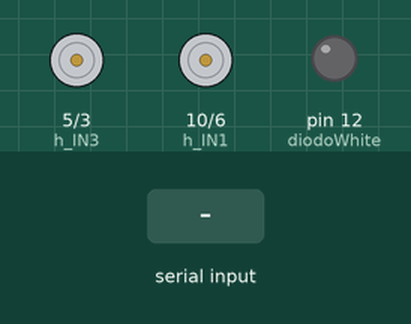
This sketch was run on a simulated Arduino Uno, built with avr-gcc and run on an emulated ATmega328P. Parts: motor-driver pin pairs drawn as motors (green arrow = first pin HIGH = forward, orange = second pin HIGH = backward, longer = more drive), output pins drawn as LEDs (lit = HIGH). The inputs (shaded band) are chosen by the test bench.

Above: at 1.2 s.
1.3 s: "A" received over Serial
At 1.7 s:
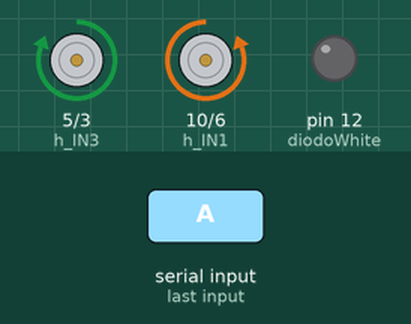
2.8 s: "R" received over Serial
At 4.0 s:
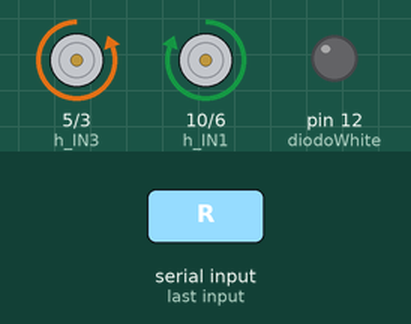
4.3 s: "I" received over Serial
At 5.2 s:
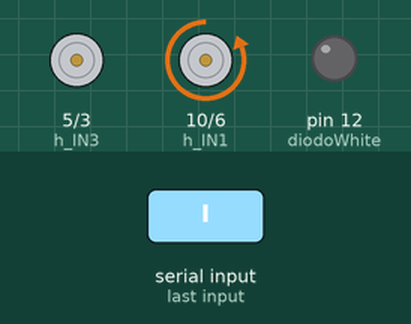
5.8 s: "D" received over Serial
At 6.3 s:
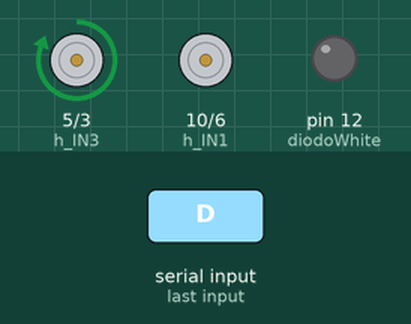
7.3 s: "2" received over Serial
At 8.5 s:
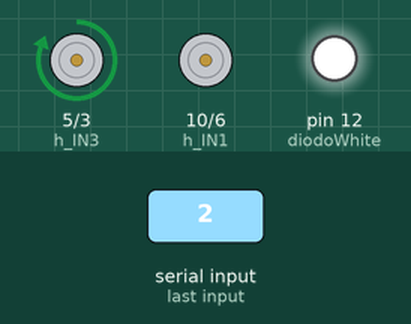
8.8 s: "S" received over Serial
At 9.8 s:
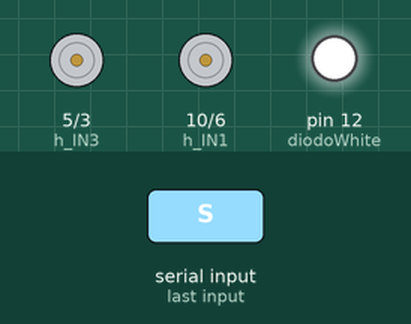
Timing chart, 0 to 11.3 s (numbered marks = the images above; inputs shaded):
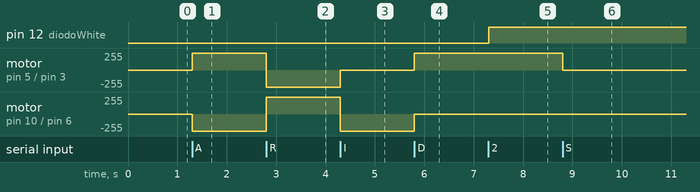

The sketch:

Codigo_Completo.ino
```cpp
/*
--Variables para el motor--
  >> H_IN1 y H_IN2 para el motor derecho
  >> H_IN3 y H_IN4 para el motor izquierdo
*/
int h_IN1 = 10;
int h_IN2 = 6;
int h_IN3 = 5;
int h_IN4 = 3;

/*--Variables para el sensor--*/
long distancia, tiempo;
int trigger = 8;
int echo = 9;

/*Variable para el Bluetooth*/
char estado = 'S';

/*Variables para los leds*/
int diodoWhite = 12;
//int diodoRed = ?;

void setup(){
  Serial.begin(9600);
  pinMode(h_IN1, OUTPUT);
  pinMode(h_IN2, OUTPUT);
  pinMode(h_IN3, OUTPUT);
  pinMode(h_IN4, OUTPUT);
  pinMode(trigger, OUTPUT);
  pinMode(echo, INPUT);
  //pinMode(diodoRed, OUTPUT);
  pinMode(diodoWhite, OUTPUT);
}

void loop(){
  bluetooth();
}

void adelante(){
  digitalWrite(h_IN1, LOW);
  digitalWrite(h_IN2, HIGH);
  digitalWrite(h_IN3, HIGH);
  digitalWrite(h_IN4, LOW);
  //digitalWrite(diodoRed, LOW);
}

void atras(){
  digitalWrite(h_IN1, HIGH);
  digitalWrite(h_IN2, LOW);
  digitalWrite(h_IN3, LOW);
  digitalWrite(h_IN4, HIGH);
  //digitalWrite(diodoRed, LOW);
}

void girarIzquierda(){
  digitalWrite(h_IN1, LOW);
  digitalWrite(h_IN2, HIGH);
  digitalWrite(h_IN3, LOW);
  digitalWrite(h_IN4, LOW);
  //digitalWrite(diodoRed, LOW);
}

void girarDerecha(){
  digitalWrite(h_IN1, LOW);
  digitalWrite(h_IN2, LOW);
  digitalWrite(h_IN3, HIGH);
  digitalWrite(h_IN4, LOW);
  //digitalWrite(diodoRed, LOW);
}

void parar(){
  digitalWrite(h_IN1, LOW);
  digitalWrite(h_IN2, LOW);
  digitalWrite(h_IN3, LOW);
  digitalWrite(h_IN4, LOW);
  //digitalWrite(diodoRed, HIGH);
}

void automatico(){
  digitalWrite(trigger, LOW);
  delayMicroseconds(6);
  digitalWrite(trigger, HIGH);
  delayMicroseconds(10);

  tiempo = pulseIn(echo, HIGH);
  distancia = (tiempo/2)/29; //Formula para la distancia en centimetros

  if(distancia <= 50 && distancia >= 2){
    parar();
    delay(1000);
    atras();
    delay(700);
    girarDerecha();
    delay(780);
    parar();
    delay(1000);
  }else{
    adelante();
  }
  delay(300);
}

void bluetooth(){
  if(Serial.available() > 0){
    estado = Serial.read();
  }

  if(estado == 'A'){
    adelante();
  }

  if(estado == 'R'){
    atras();
  }

  if(estado == 'I'){
    girarIzquierda();
  }

  if(estado == 'D'){
    girarDerecha();
  }

  if(estado == 'S'){
    parar();
  }

  if(estado == '1'){
    automatico();
  }
  if(estado == '2'){
    digitalWrite(diodoWhite, HIGH);
  }
  if(estado == '3'){
    digitalWrite(diodoWhite, LOW);
  }
}
```

Measured:
- after the input at 1.3 s, motor on pin 5 (h_IN3) / pin 3 (h_IN4): stopped → forward 255/255 at once; motor on pin 10 (h_IN1) / pin 6 (h_IN2): stopped → backward 255/255 at once
- after the input at 2.8 s, motor on pin 5 (h_IN3) / pin 3 (h_IN4): forward 255/255 → backward 255/255 at once; motor on pin 10 (h_IN1) / pin 6 (h_IN2): backward 255/255 → forward 255/255 at once
- after the input at 4.3 s, motor on pin 5 (h_IN3) / pin 3 (h_IN4): backward 255/255 → stopped at once; motor on pin 10 (h_IN1) / pin 6 (h_IN2): forward 255/255 → backward 255/255 at once
- after the input at 5.8 s, motor on pin 5 (h_IN3) / pin 3 (h_IN4): stopped → forward 255/255 at once; motor on pin 10 (h_IN1) / pin 6 (h_IN2): backward 255/255 → stopped at once
- after the input at 7.3 s, pin 12 (diodoWhite): LOW → HIGH at once
- after the input at 8.8 s, motor on pin 5 (h_IN3) / pin 3 (h_IN4): forward 255/255 → stopped at once
